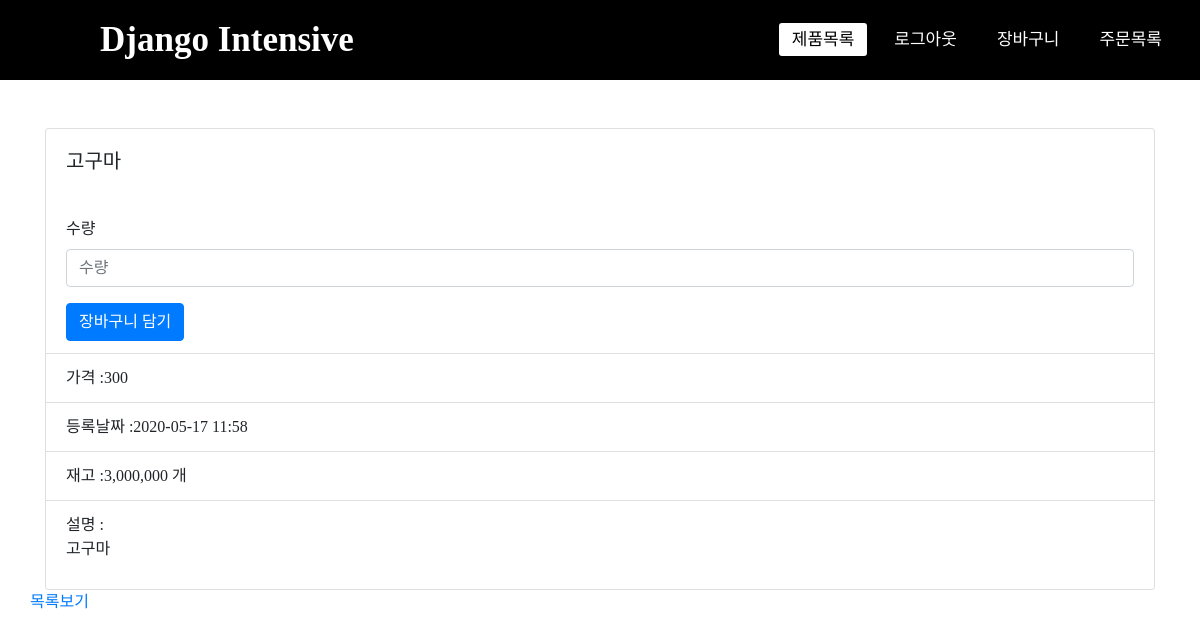
The page /product/1/ (signed in) on the database as committed earlier.
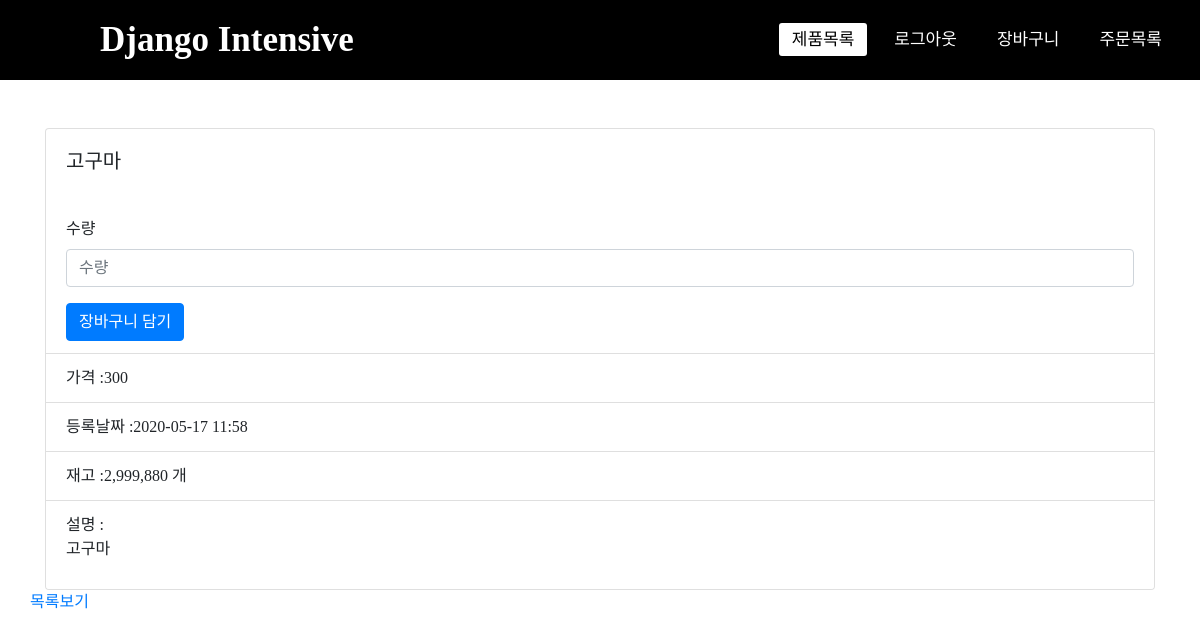
The same page on the database as committed later.
### product/models.py (models this page shows)
class Product(models.Model):
  name = models.CharField(max_length=256, verbose_name='상품명')
  price = models.IntegerField(verbose_name='상품가격')
  description = models.TextField(verbose_name='상품설명')
  stock = models.IntegerField(verbose_name='재고')
  register_date = models.DateTimeField(auto_now_add=True, verbose_name='등록날짜')
  def __str__(self):
    return self.name
  class Meta:
    db_table = 'fastcampus_product'
    verbose_name = '상품'
    verbose_name_plural = '상품'

### product/views.py (the view)
# urls.py: path('product/<int:pk>/', ProductDetail.as_view()),
class ProductDetail(DetailView):
  template_name = 'product_detail.html'
  queryset = Product.objects.all() # 추후 filter통해 보여줄것들만 걸러낼수도있음
  context_object_name = 'product' #실제 탬플릿에서 사용할 변수명
  def get_context_data(self, **kwargs):
    for key in kwargs:
      print(key,'->', kwargs[key])
    context = super().get_context_data(**kwargs)
    print(context)
    context['form'] = OrderForm(self.request)
    print(context)
    return context

### order/forms.py (shortened to what this page needs)
class Registerform(forms.Form):
  def __init__(self, request, *args, **kwargs):
    super().__init__(*args, **kwargs)
    self.request = request
  quantity = forms.CharField(
    error_messages={
      'required' : '수량을 입력해주세요.'
    }, label='수량'
  )
  product = forms.IntegerField(
    error_messages={
      'required' : '상품설명 입력해주세요.'
    }, label='상품설명', widget=forms.HiddenInput
  )

### product/templates/product_detail.html (shortened to what this page needs)
{% extends "base.html" %}
{% load humanize %}
{% block contents %}
<div class="row mt-5">
  <div class="col-12">
    <div class="card" style="width:100%;">
      <div class="card-body">
        <h5 class="card-title">{{product.name}}</h5>
      </div>
      <ul class="list-group list-group-flush">
        <li class="list-group-item">
          <form action="/cart/" onSubmit="return addCart()">
            {% if request.session.user %}
            {% for field in form %}
            <div class="form-group">
              {% ifnotequal field.name 'product' %}
              <label for="{{field.id_for_label}}">{{field.label}}</label>
              {% endifnotequal %}
              <input type="{{field.field.widget.input_type}}" class="form-control" id="{{field.id_for_label}}"
                placeholder="{{field.label}}" name="{{field.name}}"
                value="{% ifequal field.name 'product' %}{{product.id}}{% endifequal %}">
            </div>
            {% endfor %}
            <button id="cart-button" type="submit" class="btn btn-primary">장바구니 담기</button>
            {% endif %}
          </form>
        </li>
        <li class="list-group-item">가격 :{{product.price|intcomma}}</li>
        <li class="list-group-item">등록날짜 :{{product.register_date|date:'Y-m-d H:i'}}</li>
        <li class="list-group-item">재고 :{{product.stock|intcomma}} 개</li>
        <li class="list-group-item">설명 :{{product.description|safe}}</li>
      </ul>
    </div>
  </div>
  <div class="row">
    <div class="col-12"><a href="/product/">목록보기</a></div>
  </div>
</div>
{% endblock %}

Rows that differ between the two databases and show on the page:
changed Product "고구마": stock "3,000,000" → "2,999,880"
